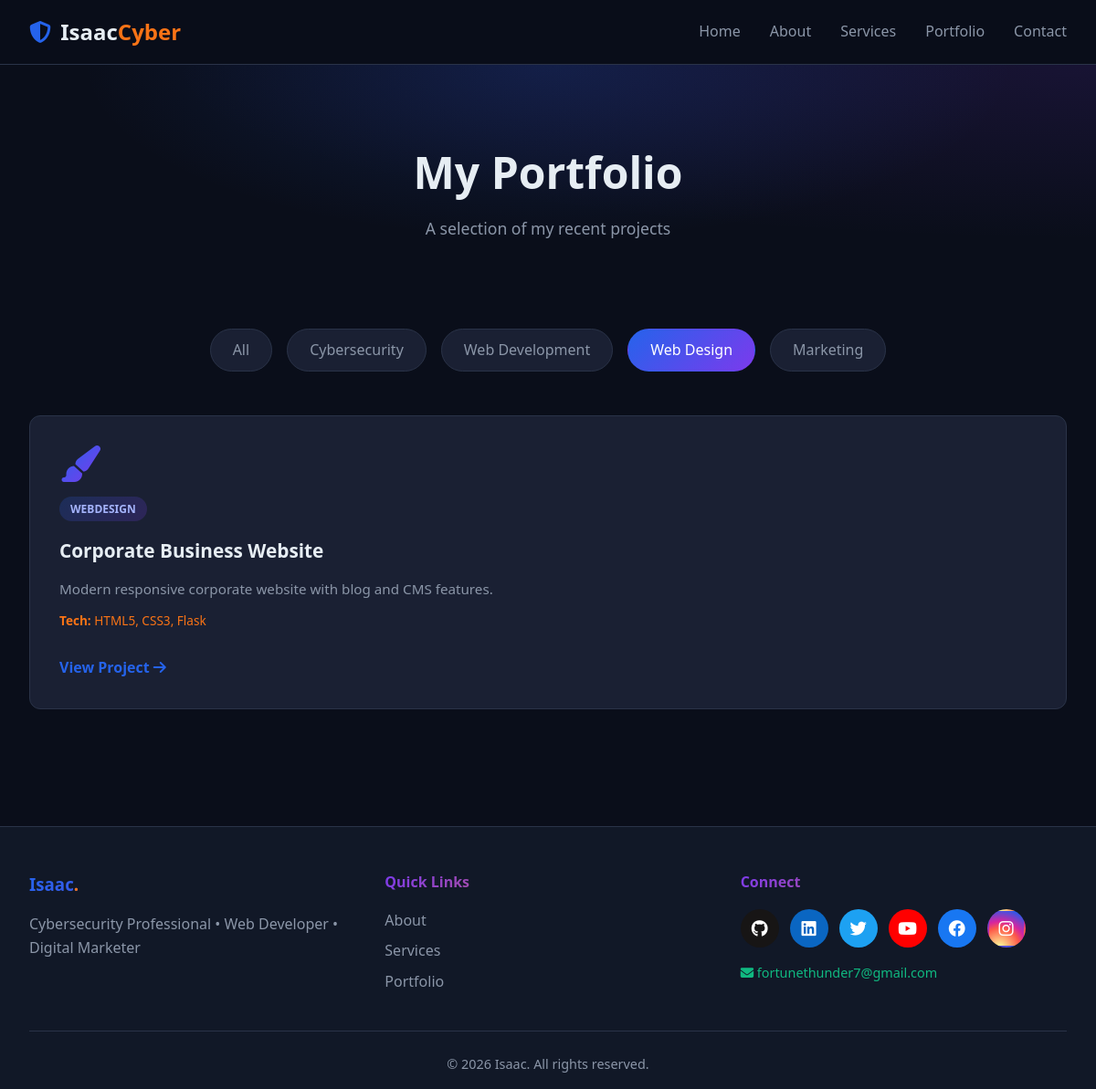
The page /portfolio?category=webdesign on the database its author committed.
### app.py (models this page shows, shortened)
class Project(db.Model):
    id = db.Column(db.Integer, primary_key=True)
    title = db.Column(db.String(200), nullable=False)
    description = db.Column(db.Text, nullable=False)
    category = db.Column(db.String(50))
    tech_stack = db.Column(db.String(200))
    link = db.Column(db.String(300))

### app.py (the view)
@app.route('/portfolio')
def portfolio():
    category = request.args.get('category', 'all')
    if category == 'all':
        projects = Project.query.all()
    else:
        projects = Project.query.filter_by(category=category).all()
    return render_template('portfolio.html', projects=projects, selected=category)

### templates/portfolio.html (shortened to what this page needs)
{% extends 'base.html' %}
{% block content %}
<section class="page-header">
    <h1>My Portfolio</h1>
    <p>A selection of my recent projects</p>
</section>
<section class="portfolio-section">
    <div class="filter-buttons">
        <a href="{{ url_for('portfolio', category='all') }}"
           class="filter-btn {% if selected == 'all' %}active{% endif %}">All</a>
        <a href="{{ url_for('portfolio', category='cybersecurity') }}"
           class="filter-btn {% if selected == 'cybersecurity' %}active{% endif %}">Cybersecurity</a>
        <a href="{{ url_for('portfolio', category='webdev') }}"
           class="filter-btn {% if selected == 'webdev' %}active{% endif %}">Web Development</a>
        <a href="{{ url_for('portfolio', category='webdesign') }}"
           class="filter-btn {% if selected == 'webdesign' %}active{% endif %}">Web Design</a>
        <a href="{{ url_for('portfolio', category='marketing') }}"
           class="filter-btn {% if selected == 'marketing' %}active{% endif %}">Marketing</a>
    </div>
    <div class="projects-grid">
        {% for project in projects %}
        <div class="project-card">
            <div class="project-icon">
                {% if project.category == 'cybersecurity' %}
                    <i class="fas fa-shield-halved"></i>
                {% elif project.category == 'webdev' %}
                    <i class="fas fa-code"></i>
                {% elif project.category == 'webdesign' %}
                    <i class="fas fa-paint-brush"></i>
                {% else %}
                    <i class="fas fa-bullhorn"></i>
                {% endif %}
            </div>
            <span class="project-tag">{{ project.category }}</span>
            <h3>{{ project.title }}</h3>
            <p>{{ project.description }}</p>
            <p class="tech-stack"><strong>Tech:</strong> {{ project.tech_stack }}</p>
            <a href="{{ project.link }}" class="project-link">View Project <i class="fas fa-arrow-right"></i></a>
        </div>
        {% else %}
        <p class="no-projects">No projects found in this category.</p>
        {% endfor %}
    </div>
</section>
{% endblock %}

### static/css/style.css (style rules this page uses)
:root { --primary: #2563eb; --primary-dark: #1d4ed8; --purple: #7c3aed; --orange: #f97316; --green: #10b981; --dark: #0a0e1a; --dark-2: #111827; --card: #1a2033; --text: #e6edf3; --text-muted: #8b96a8; --border: #2a3348; }
* { margin: 0; padding: 0; box-sizing: border-box; }
body { font-family: 'Segoe UI', Tahoma, sans-serif; background: var(--dark); color: var(--text); line-height: 1.6; }
a { color: inherit; text-decoration: none; }
section { padding: 4rem 2rem; }
.cards-grid, .projects-grid { max-width: 1200px; margin: 0 auto; display: grid; grid-template-columns: repeat(auto-fit, minmax(260px, 1fr)); gap: 2rem; }
.card, .project-card { background: var(--card); padding: 2rem; border-radius: 12px; border: 1px solid var(--border); transition: all 0.3s; position: relative; overflow: hidden; }
.card::before, .project-card::before { content: ''; position: absolute; top: 0; left: 0; width: 100%; height: 3px; background: linear-gradient(90deg, var(--primary), var(--purple), var(--orange)); transform: scaleX(0); transform-origin: left; transition: transform 0.3s; }
.card i, .project-icon i { font-size: 2.5rem; background: linear-gradient(135deg, var(--primary), var(--purple)); -webkit-background-clip: text; background-clip: text; color: transparent; margin-bottom: 1rem; }
.card h3, .project-card h3 { margin-bottom: 0.75rem; font-size: 1.3rem; }
.card p, .project-card p { color: var(--text-muted); font-size: 0.95rem; }
.page-header { text-align: center; padding: 5rem 2rem 2rem; background: radial-gradient(ellipse at top, rgba(37, 99, 235, 0.18), transparent 60%), radial-gradient(ellipse at top right, rgba(124, 58, 237, 0.12), transparent 60%); }
.page-header h1 { font-size: 3rem; margin-bottom: 0.5rem; }
.page-header p { color: var(--text-muted); font-size: 1.1rem; }
.portfolio-section { max-width: 1200px; margin: 0 auto; }
.filter-buttons { display: flex; gap: 1rem; justify-content: center; margin-bottom: 3rem; flex-wrap: wrap; }
.filter-btn { padding: 0.6rem 1.5rem; border-radius: 30px; background: var(--card); border: 1px solid var(--border); color: var(--text-muted); transition: 0.3s; font-weight: 500; }
.filter-btn.active { background: linear-gradient(135deg, var(--primary), var(--purple)); color: #fff; border-color: transparent; }
.project-tag { display: inline-block; background: linear-gradient(135deg, rgba(37,99,235,0.2), rgba(124,58,237,0.2)); color: #a5b4fc; padding: 0.25rem 0.75rem; border-radius: 20px; font-size: 0.75rem; font-weight: 600; text-transform: uppercase; margin-bottom: 1rem; }
.tech-stack { margin: 0.75rem 0; font-size: 0.85rem !important; color: var(--orange) !important; }
.project-link { color: var(--primary); font-weight: 600; display: inline-block; margin-top: 1rem; transition: 0.3s; }

### rows shown on the page
Project: category "WEBDESIGN", title "Corporate Business Website", description "Modern responsive corporate website with blog and CMS features.", tech_stack "HTML5, CSS3, Flask"
